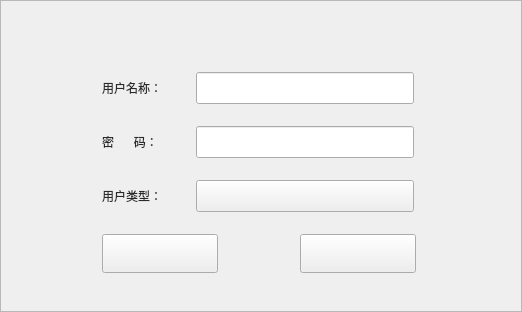
<?xml version="1.0" encoding="UTF-8"?>
<ui version="4.0">
 <class>reviseuser</class>
 <widget class="QWidget" name="reviseuser">
  <property name="geometry">
   <rect>
    <x>0</x>
    <y>0</y>
    <width>522</width>
    <height>312</height>
   </rect>
  </property>
  <property name="windowTitle">
   <string>reviseuser</string>
  </property>
  <widget class="QFrame" name="frame">
   <property name="geometry">
    <rect>
     <x>0</x>
     <y>0</y>
     <width>522</width>
     <height>312</height>
    </rect>
   </property>
   <property name="styleSheet">
    <string notr="true">#frame{
border-image: url(:/userManage/image/userManage/ab.png);
}</string>
   </property>
   <property name="frameShape">
    <enum>QFrame::StyledPanel</enum>
   </property>
   <property name="frameShadow">
    <enum>QFrame::Raised</enum>
   </property>
   <widget class="QPushButton" name="confirm">
    <property name="geometry">
     <rect>
      <x>102</x>
      <y>234</y>
      <width>116</width>
      <height>39</height>
     </rect>
    </property>
    <property name="styleSheet">
     <string notr="true">QPushButton{
border-image: url(:/userManage/image/userManage/_alter_normal.png);
}


QPushButton:hover{
border-image: url(:/userManage/image/userManage/_alter_pressed.png);
}</string>
    </property>
    <property name="text">
     <string/>
    </property>
   </widget>
   <widget class="QLabel" name="label_4">
    <property name="geometry">
     <rect>
      <x>102</x>
      <y>180</y>
      <width>81</width>
      <height>31</height>
     </rect>
    </property>
    <property name="styleSheet">
     <string notr="true">font: 12pt &quot;微软雅黑&quot;;
color: rgb(42, 42, 42);</string>
    </property>
    <property name="text">
     <string>用户类型：</string>
    </property>
   </widget>
   <widget class="QComboBox" name="comboBox">
    <property name="geometry">
     <rect>
      <x>196</x>
      <y>180</y>
      <width>218</width>
      <height>32</height>
     </rect>
    </property>
    <property name="styleSheet">
     <string notr="true">
QComboBox{
     font: 12pt &quot;Microsoft YaHei UI&quot;;
color: rgb(66, 66, 66);
	border-image: url(:/userManage/W:/107/image/userManage/弹出框切图_新增与修改/下拉框_normal.png);
}

QComboBox:pressed{
border-image: url(:/userManage/W:/107/image/userManage/弹出框切图_新增与修改/下拉框_pressed.png);
}

QComboBox::drop-down {
subcontrol-origin: padding;
subcontrol-position: top right;
width: 30px;
border-left-width: 0px;
border-left-color: gray;
border-left-style: solid;
border-top-right-radius: 3px;
border-bottom-right-radius: 3px;
}
</string>
    </property>
   </widget>
   <widget class="QPushButton" name="concle">
    <property name="geometry">
     <rect>
      <x>300</x>
      <y>234</y>
      <width>116</width>
      <height>39</height>
     </rect>
    </property>
    <property name="styleSheet">
     <string notr="true">QPushButton{
border-image: url(:/userManage/image/userManage/btn_cancel_normal.png);
}
QPushButton:hover{
border-image: url(:/userManage/image/userManage/btn_cancel_press.png);
}</string>
    </property>
    <property name="text">
     <string/>
    </property>
   </widget>
   <widget class="QLabel" name="label_2">
    <property name="geometry">
     <rect>
      <x>102</x>
      <y>72</y>
      <width>81</width>
      <height>31</height>
     </rect>
    </property>
    <property name="styleSheet">
     <string notr="true">font: 12pt &quot;微软雅黑&quot;;
color: rgb(42, 42, 42);</string>
    </property>
    <property name="text">
     <string>用户名称：</string>
    </property>
   </widget>
   <widget class="QLineEdit" name="usernameEdit">
    <property name="geometry">
     <rect>
      <x>196</x>
      <y>72</y>
      <width>218</width>
      <height>32</height>
     </rect>
    </property>
    <property name="styleSheet">
     <string notr="true">border-image: url(:/userManage/image/userManage/文本框.png);
font: 12pt &quot;微软雅黑&quot;;
color: rgb(66, 66, 66);</string>
    </property>
   </widget>
   <widget class="QLineEdit" name="userpasswordEdit">
    <property name="geometry">
     <rect>
      <x>196</x>
      <y>126</y>
      <width>218</width>
      <height>32</height>
     </rect>
    </property>
    <property name="styleSheet">
     <string notr="true">font: 12pt &quot;微软雅黑&quot;;
color: rgb(66, 66, 66);
border-image: url(:/userManage/image/userManage/文本框.png);</string>
    </property>
   </widget>
   <widget class="QLabel" name="label_3">
    <property name="geometry">
     <rect>
      <x>102</x>
      <y>126</y>
      <width>81</width>
      <height>31</height>
     </rect>
    </property>
    <property name="styleSheet">
     <string notr="true">font: 12pt &quot;微软雅黑&quot;;
color: rgb(42, 42, 42);</string>
    </property>
    <property name="text">
     <string>密      码： </string>
    </property>
   </widget>
  </widget>
 </widget>
 <layoutdefault spacing="6" margin="11"/>
 <tabstops>
  <tabstop>usernameEdit</tabstop>
  <tabstop>userpasswordEdit</tabstop>
  <tabstop>comboBox</tabstop>
  <tabstop>confirm</tabstop>
  <tabstop>concle</tabstop>
 </tabstops>
 <resources>
  <include location="littlesun.qrc"/>
 </resources>
 <connections/>
</ui>
